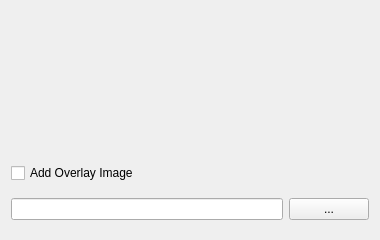
<?xml version="1.0" encoding="UTF-8"?>
<ui version="4.0">
 <class>Overlay</class>
 <widget class="QWidget" name="Overlay">
  <property name="geometry">
   <rect>
    <x>0</x>
    <y>0</y>
    <width>380</width>
    <height>240</height>
   </rect>
  </property>
  <property name="windowTitle">
   <string>Form</string>
  </property>
  <layout class="QGridLayout" name="gridLayout">
   <item row="3" column="2">
    <widget class="QLineEdit" name="overlayImage">
     <property name="enabled">
      <bool>true</bool>
     </property>
    </widget>
   </item>
   <item row="3" column="3">
    <widget class="QPushButton" name="overlayButton">
     <property name="text">
      <string>...</string>
     </property>
    </widget>
   </item>
   <item row="1" column="2">
    <widget class="QLabel" name="image">
     <property name="sizePolicy">
      <sizepolicy hsizetype="Preferred" vsizetype="Preferred">
       <horstretch>128</horstretch>
       <verstretch>128</verstretch>
      </sizepolicy>
     </property>
     <property name="maximumSize">
      <size>
       <width>128</width>
       <height>128</height>
      </size>
     </property>
     <property name="text">
      <string/>
     </property>
     <property name="scaledContents">
      <bool>true</bool>
     </property>
    </widget>
   </item>
   <item row="1" column="3">
    <spacer name="horizontalSpacer">
     <property name="orientation">
      <enum>Qt::Horizontal</enum>
     </property>
     <property name="sizeHint" stdset="0">
      <size>
       <width>40</width>
       <height>20</height>
      </size>
     </property>
    </spacer>
   </item>
   <item row="2" column="2">
    <widget class="QCheckBox" name="overlayCheckBox">
     <property name="text">
      <string>Add Overlay Image</string>
     </property>
    </widget>
   </item>
  </layout>
 </widget>
 <resources/>
 <connections/>
</ui>
